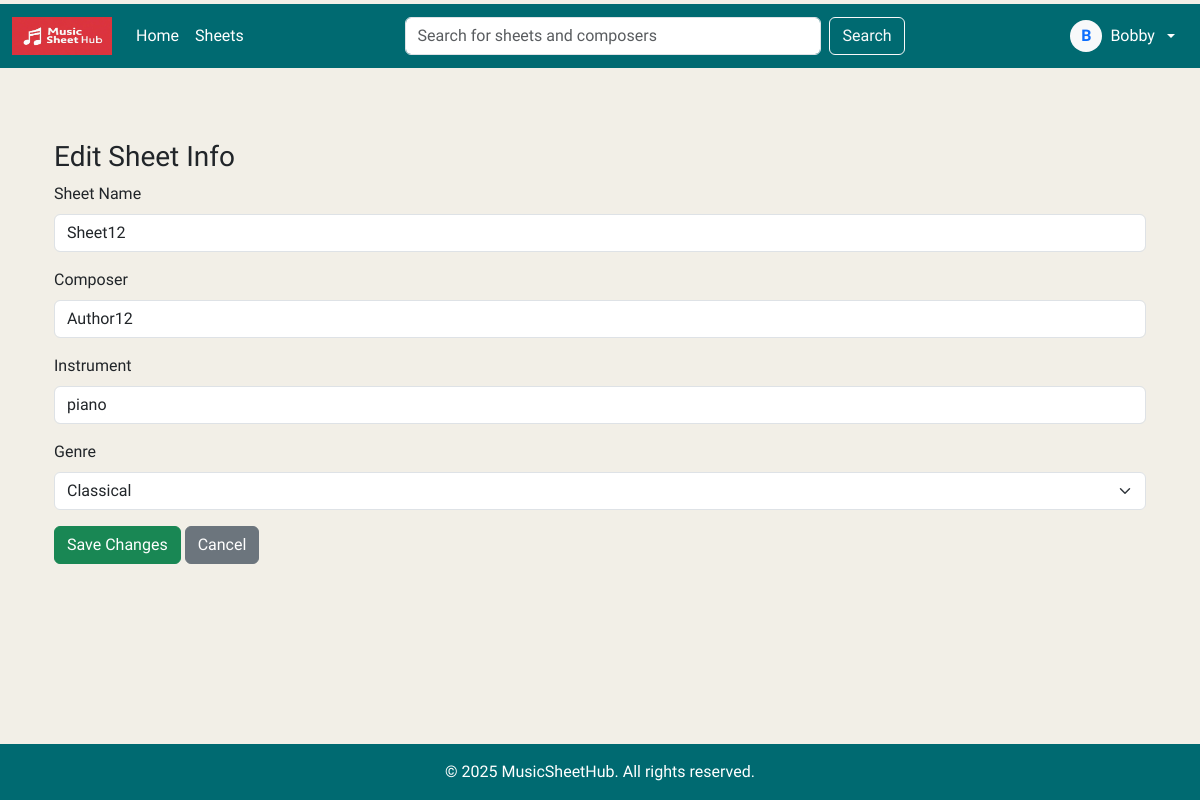
Page /edit/31 (signed in) on the committed database.
### tables this page shows
CREATE TABLE Users (id INTEGER PRIMARY KEY AUTOINCREMENT, username TEXT (50) UNIQUE, email TEXT (50), password TEXT (50), created_at TEXT DEFAULT (CURRENT_TIMESTAMP));

CREATE TABLE Sheets (id INTEGER PRIMARY KEY AUTOINCREMENT, sheetname TEXT (50), composer TEXT (50), instrument TEXT (50), filename TEXT (50), uploader_id INTEGER REFERENCES Users (id), download_count INTEGER DEFAULT (0), created_at TEXT DEFAULT (CURRENT_TIMESTAMP));

### app.py (the view, shortened to what this page needs)
@app.route('/edit/<int:sheet_id>', methods=['GET', 'POST'])
def edit_sheet(sheet_id):
    if 'username' not in session:
        flash("You must be logged in to edit a sheet.", "warning")
        return redirect(url_for('login'))
    db = get_db()
    cursor = db.cursor()
    cursor.execute('''
                   SELECT id, sheetname, composer, instrument, uploader_id
                   FROM sheets WHERE id = ?''', (sheet_id,))
    sheet = cursor.fetchone()
    if not sheet:
        flash("Sheet not found.", "danger")
        return redirect(url_for('profile', tab='sheets'))
    cursor.execute("SELECT id FROM users WHERE username = ?",
                   (session['username'],))
    user_id = cursor.fetchone()[0]
    if sheet[4] != user_id:
        flash("You do not have permission to edit this sheet.", "danger")
        return redirect(url_for('profile', tab='sheets'))
    cursor.execute("SELECT id, name FROM Genres")
    genres = cursor.fetchall()
    cursor.execute("SELECT gid FROM SheetGenres WHERE sid = ?", (sheet_id,))
    row = cursor.fetchone()
    current_genre_id = row[0] if row else None
    return render_template('edit_sheet.html', sheet=sheet, genres=genres,
                           current_genre_id=current_genre_id)

### app.py (called while the page is built)
def get_db():
    db = getattr(g, '_database', None)
    if db is None:
        db = g._database = sqlite3.connect(DATABASE)
    return db

@app.teardown_appcontext
def close_connection(exception):
    db = getattr(g, '_database', None)
    if db is not None:
        db.close()

### templates/edit_sheet.html (shortened to what this page needs)
{% extends 'base.html' %}
{% block content %}
<div class="container mt-5">
    <h3>Edit Sheet Info</h3>
    <form method="POST">
        <div class="mb-3">
            <label class="form-label">Sheet Name</label>
            <input type="text" name="sheetname" class="form-control" value="{{ sheet[1] }}" required>
        </div>
        <div class="mb-3">
            <label class="form-label">Composer</label>
            <input type="text" name="composer" class="form-control" value="{{ sheet[2] }}">
        </div>
        <div class="mb-3">
            <label class="form-label">Instrument</label>
            <input type="text" name="instrument" class="form-control" value="{{ sheet[3] }}">
        </div>
        <div class="mb-3">
            <label for="genre" class="form-label">Genre</label>
            <select class="form-select" id="genre" name="genre" required>
                {% for genre in genres %}
                    <option value="{{ genre[0] }}" {% if genre[0] == current_genre_id %}selected{% endif %}>{{ genre[1] }}</option>
                {% endfor %}
            </select>
        </div>
        <button type="submit" class="btn btn-success">Save Changes</button>
        <a href="{{ url_for('profile', tab='sheets') }}" class="btn btn-secondary">Cancel</a>
    </form>
</div>
{% endblock %}

### templates/nav.html (shortened to what this page needs)
<nav class="navbar navbar-expand-lg navbar-dark mt-1" style="background-color: #006A71;">
    <div class="container-fluid">
        <a class="navbar-brand" href="#">
            <img src="/static/images/MusicSheetHub.jpg" width="100" height="38" class="d-inline-block align-top"
                alt="Bootstrap" loading="lazy">
        </a>
        <div class="collapse navbar-collapse justify-content-between" id="navbarSupportedContent2">
            <ul class="navbar-nav">
                <li class="nav-item">
                    <a class="nav-link active" aria-current="page" href="{{url_for('home')}}">Home</a>
                </li>
                <li class="nav-item">
                    <a class="nav-link active" aria-current="page" href="{{url_for('sheets')}}">Sheets</a>
                </li>
            </ul>
            <form class="d-flex mx-auto" role="search" style="max-width: 500px; width: 100%;", action="{{ url_for('search') }}" method="GET">
                <input class="form-control me-2" type="search" name="query" placeholder="Search for sheets and composers" aria-label="Search">
                <button class="btn btn-outline-light" type="submit">Search</button>
            </form>
             <div class="text-end">
                {% if session.get('username') %}
                <div class="dropdown">
                    <button class="btn text-white dropdown-toggle d-flex align-items-center gap-2" type="button"
                    data-bs-toggle="dropdown" aria-expanded="false">
                        <div class="rounded-circle bg-light text-primary fw-bold d-flex justify-content-center align-items-center"
                        style="width: 32px; height: 32px;">
                        {{ session['username'][0]|upper }}
                        </div>
                        {{ session['username'] }}
                    </button>
                </div>
                {% else %}
                <a href="{{ url_for('login') }}" class="btn btn-outline-light me-2">Login</a>
                <a href="{{ url_for('signup') }}" class="btn btn-outline-light">Sign-up</a>
                {% endif %}
             </div>
        </div>
    </div>
</nav>

### templates/base.html (style rules this page uses)
html, body { height: 100%; margin: 0; background-color: #F2EFE7; font-family: 'Inria Sans', sans-serif; }
body { display: flex; flex-direction: column; }

### rows in the picture
Users: username "Bobby"
Sheets: sheetname "Sheet12", composer "Author12", instrument "piano"

### other values in the picture
{{ session['username'][0]|upper }} "B"
form field genre "Classical"
